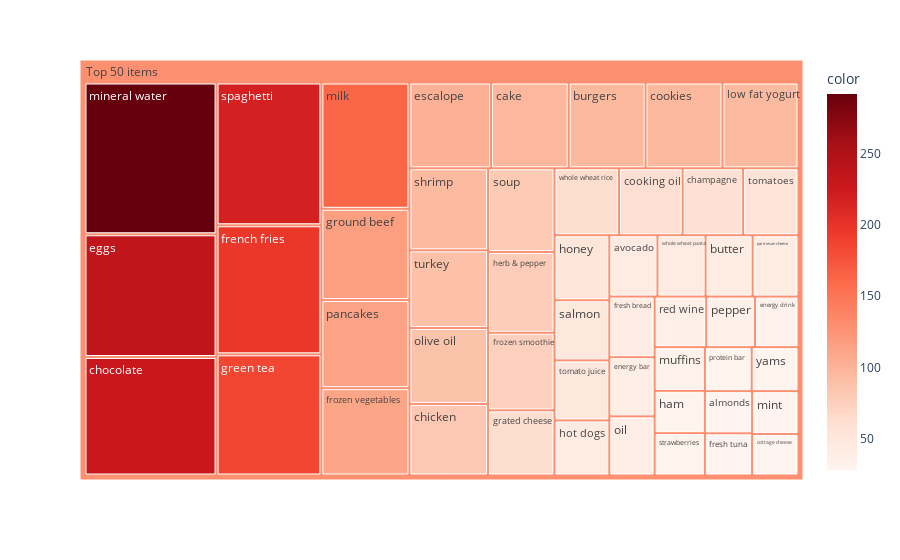

Here is the notebook cell this chart was saved with:
### Markdown cell above
Vẽ biểu đồ thể hiện tần suất xuất hiện của các items

### Code cell
import plotly.express as px
df_table["all"] = "Top 50 items" 
fig = px.treemap(df_table.head(50), path=['all', "items"], values='incident_count',
                  color=df_table["incident_count"].head(50), hover_data=['items'],
                  color_continuous_scale='Reds',
                )
fig.show()

### Figure 1 — Plotly figure (JSON) as saved in the notebook; plotly's stock layout.template omitted (floating-point values rounded to 4 significant figures)
{"data": [{"branchvalues": "total", "customdata": [["almonds", 29], ["avocado", 43], ["burgers", 96], ["butter", 42], ["cake", 97], ["champagne", 59], ["chicken", 82], ["chocolate", 228], ["cookies", 96], ["cooking oil", 62], ["cottage cheese", 28], ["eggs", 236], ["energy bar", 39], ["energy drink", 32], ["escalope", 102], ["french fries", 197], ["fresh bread", 40], ["fresh tuna", 29], ["frozen smoothie", 75], ["frozen vegetables", 112], ["grated cheese", 63], ["green tea", 185], ["ground beef", 117], ["ham", 31], ["herb & pepper", 78], ["honey", 52], ["hot dogs", 44], ["low fat yogurt", 95], ["milk", 162], ["mineral water", 292], ["mint", 29], ["muffins", 32], ["oil", 39], ["olive oil", 87], ["pancakes", 113], ["parmesan cheese", 41], ["pepper", 36], ["protein bar", 30], ["red wine", 38], ["salmon", 48], ["shrimp", 94], ["soup", 81], ["spaghetti", 218], ["strawberries", 31], ["tomato juice", 48], ["tomatoes", 54], ["turkey", 89], ["whole wheat pasta", 43], ["whole wheat rice", 63], ["yams", 30], ["(?)", 128.8]], "domain": {"x": [0, 1], "y": [0, 1]}, "hovertemplate": "labels=%{label}<br>incident_count=%{value}<br>parent=%{parent}<br>id=%{id}<br>items=%{customdata[0]}<br>color=%{color}<extra></extra>", "ids": ["Top 50 items/almonds", "Top 50 items/avocado", "Top 50 items/burgers", "Top 50 items/butter", "Top 50 items/cake", "Top 50 items/champagne", "Top 50 items/chicken", "Top 50 items/chocolate", "Top 50 items/cookies", "Top 50 items/cooking oil", "Top 50 items/cottage cheese", "Top 50 items/eggs", "Top 50 items/energy bar", "Top 50 items/energy drink", "Top 50 items/escalope", "Top 50 items/french fries", "Top 50 items/fresh bread", "Top 50 items/fresh tuna", "Top 50 items/frozen smoothie", "Top 50 items/frozen vegetables", "Top 50 items/grated cheese", "Top 50 items/green tea", "Top 50 items/ground beef", "Top 50 items/ham", "Top 50 items/herb & pepper", "Top 50 items/honey", "Top 50 items/hot dogs", "Top 50 items/low fat yogurt", "Top 50 items/milk", "Top 50 items/mineral water", "Top 50 items/mint", "Top 50 items/muffins", "Top 50 items/oil", "Top 50 items/olive oil", "Top 50 items/pancakes", "Top 50 items/parmesan cheese", "Top 50 items/pepper", "Top 50 items/protein bar", "Top 50 items/red wine", "Top 50 items/salmon", "Top 50 items/shrimp", "Top 50 items/soup", "Top 50 items/spaghetti", "Top 50 items/strawberries", "Top 50 items/tomato juice", "Top 50 items/tomatoes", "Top 50 items/turkey", "Top 50 items/whole wheat pasta", "Top 50 items/whole wheat rice", "Top 50 items/yams", "Top 50 items"], "labels": ["almonds", "avocado", "burgers", "butter", "cake", "champagne", "chicken", "chocolate", "cookies", "cooking oil", "cottage cheese", "eggs", "energy bar", "energy drink", "escalope", "french fries", "fresh bread", "fresh tuna", "frozen smoothie", "frozen vegetables", "grated cheese", "green tea", "ground beef", "ham", "herb & pepper", "honey", "hot dogs", "low fat yogurt", "milk", "mineral water", "mint", "muffins", "oil", "olive oil", "pancakes", "parmesan cheese", "pepper", "protein bar", "red wine", "salmon", "shrimp", "soup", "spaghetti", "strawberries", "tomato juice", "tomatoes", "turkey", "whole wheat pasta", "whole wheat rice", "yams", "Top 50 items"], "marker": {"coloraxis": "coloraxis", "colors": [29, 43, 96, 42, 97, 59, 82, 228, 96, 62, 28, 236, 39, 32, 102, 197, 40, 29, 75, 112, 63, 185, 117, 31, 78, 52, 44, 95, 162, 292, 29, 32, 39, 87, 113, 41, 36, 30, 38, 48, 94, 81, 218, 31, 48, 54, 89, 43, 63, 30, 128.8]}, "name": "", "parents": ["Top 50 items", "Top 50 items", "Top 50 items", "Top 50 items", "Top 50 items", "Top 50 items", "Top 50 items", "Top 50 items", "Top 50 items", "Top 50 items", "Top 50 items", "Top 50 items", "Top 50 items", "Top 50 items", "Top 50 items", "Top 50 items", "Top 50 items", "Top 50 items", "Top 50 items", "Top 50 items", "Top 50 items", "Top 50 items", "Top 50 items", "Top 50 items", "Top 50 items", "Top 50 items", "Top 50 items", "Top 50 items", "Top 50 items", "Top 50 items", "Top 50 items", "Top 50 items", "Top 50 items", "Top 50 items", "Top 50 items", "Top 50 items", "Top 50 items", "Top 50 items", "Top 50 items", "Top 50 items", "Top 50 items", "Top 50 items", "Top 50 items", "Top 50 items", "Top 50 items", "Top 50 items", "Top 50 items", "Top 50 items", "Top 50 items", "Top 50 items", ""], "type": "treemap", "values": [29, 43, 96, 42, 97, 59, 82, 228, 96, 62, 28, 236, 39, 32, 102, 197, 40, 29, 75, 112, 63, 185, 117, 31, 78, 52, 44, 95, 162, 292, 29, 32, 39, 87, 113, 41, 36, 30, 38, 48, 94, 81, 218, 31, 48, 54, 89, 43, 63, 30, 4087]}], "layout": {"coloraxis": {"colorbar": {"title": {"text": "color"}}, "colorscale": [[0, "rgb(255,245,240)"], [0.125, "rgb(254,224,210)"], [0.25, "rgb(252,187,161)"], [0.375, "rgb(252,146,114)"], [0.5, "rgb(251,106,74)"], [0.625, "rgb(239,59,44)"], [0.75, "rgb(203,24,29)"], [0.875, "rgb(165,15,21)"], [1, "rgb(103,0,13)"]]}, "legend": {"tracegroupgap": 0}, "margin": {"t": 60}}}
